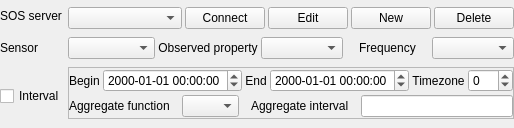
            <widget class="QWidget" name="tabSos">
             <layout class="QHBoxLayout" name="horizontalLayout_9" stretch="1,6">
              <property name="spacing">
               <number>3</number>
              </property>
              <property name="margin">
               <number>0</number>
              </property>
              <item>
               <layout class="QVBoxLayout" name="verticalLayout_14" stretch="1,1">
                <property name="spacing">
                 <number>0</number>
                </property>
                <property name="margin">
                 <number>0</number>
                </property>
                <item>
                 <layout class="QVBoxLayout" name="verticalLayout_2" stretch="1,1">
                  <property name="topMargin">
                   <number>0</number>
                  </property>
                  <item>
                   <widget class="QLabel" name="label_9">
                    <property name="sizePolicy">
                     <sizepolicy hsizetype="Preferred" vsizetype="Minimum">
                      <horstretch>0</horstretch>
                      <verstretch>0</verstretch>
                     </sizepolicy>
                    </property>
                    <property name="text">
                     <string>SOS server</string>
                    </property>
                   </widget>
                  </item>
                  <item>
                   <widget class="QLabel" name="label_10">
                    <property name="sizePolicy">
                     <sizepolicy hsizetype="Preferred" vsizetype="Minimum">
                      <horstretch>0</horstretch>
                      <verstretch>0</verstretch>
                     </sizepolicy>
                    </property>
                    <property name="toolTip">
                     <string/>
                    </property>
                    <property name="text">
                     <string>Sensor</string>
                    </property>
                   </widget>
                  </item>
                 </layout>
                </item>
                <item>
                 <layout class="QVBoxLayout" name="verticalLayout_4" stretch="1,1,1">
                  <property name="topMargin">
                   <number>0</number>
                  </property>
                  <item>
                   <spacer name="verticalSpacer">
                    <property name="orientation">
                     <enum>Qt::Vertical</enum>
                    </property>
                    <property name="sizeHint" stdset="0">
                     <size>
                      <width>20</width>
                      <height>40</height>
                     </size>
                    </property>
                   </spacer>
                  </item>
                  <item>
                   <widget class="QCheckBox" name="sosAggBox">
                    <property name="sizePolicy">
                     <sizepolicy hsizetype="Minimum" vsizetype="Minimum">
                      <horstretch>0</horstretch>
                      <verstretch>0</verstretch>
                     </sizepolicy>
                    </property>
                    <property name="toolTip">
                     <string>define a custom enevt time, if False load all the available observation</string>
                    </property>
                    <property name="text">
                     <string>Interval</string>
                    </property>
                    <property name="tristate">
                     <bool>false</bool>
                    </property>
                   </widget>
                  </item>
                  <item>
                   <spacer name="verticalSpacer_2">
                    <property name="orientation">
                     <enum>Qt::Vertical</enum>
                    </property>
                    <property name="sizeHint" stdset="0">
                     <size>
                      <width>20</width>
                      <height>40</height>
                     </size>
                    </property>
                   </spacer>
                  </item>
                 </layout>
                </item>
               </layout>
              </item>
              <item>
               <layout class="QVBoxLayout" name="verticalLayout_13" stretch="1,1,2">
                <property name="spacing">
                 <number>1</number>
                </property>
                <property name="leftMargin">
                 <number>0</number>
                </property>
                <property name="topMargin">
                 <number>0</number>
                </property>
                <property name="bottomMargin">
                 <number>0</number>
                </property>
                <item>
                 <layout class="QHBoxLayout" name="sosServer_2" stretch="3,4">
                  <property name="spacing">
                   <number>3</number>
                  </property>
                  <item>
                   <layout class="QHBoxLayout" name="horizontalLayout_15">
                    <property name="leftMargin">
                     <number>0</number>
                    </property>
                    <item>
                     <widget class="QComboBox" name="sosServer"/>
                    </item>
                   </layout>
                  </item>
                  <item>
                   <layout class="QHBoxLayout" name="horizontalLayout_16" stretch="1,1,1,1">
                    <property name="leftMargin">
                     <number>0</number>
                    </property>
                    <item>
                     <widget class="QPushButton" name="sosServerConnect">
                      <property name="text">
                       <string>Connect</string>
                      </property>
                     </widget>
                    </item>
                    <item>
                     <widget class="QPushButton" name="sosServerEdit">
                      <property name="text">
                       <string>Edit</string>
                      </property>
                     </widget>
                    </item>
                    <item>
                     <widget class="QPushButton" name="sosServerNew">
                      <property name="text">
                       <string>New</string>
                      </property>
                     </widget>
                    </item>
                    <item>
                     <widget class="QPushButton" name="sosServerDelete">
                      <property name="text">
                       <string>Delete</string>
                      </property>
                     </widget>
                    </item>
                   </layout>
                  </item>
                 </layout>
                </item>
                <item>
                 <layout class="QHBoxLayout" name="sosSensor" stretch="3,4">
                  <property name="spacing">
                   <number>3</number>
                  </property>
                  <property name="sizeConstraint">
                   <enum>QLayout::SetNoConstraint</enum>
                  </property>
                  <item>
                   <layout class="QHBoxLayout" name="horizontalLayout_14">
                    <property name="leftMargin">
                     <number>0</number>
                    </property>
                    <item>
                     <widget class="QComboBox" name="sosProcedure">
                      <property name="toolTip">
                       <string comment="list of sensor" extracomment="List of sensor"/>
                      </property>
                     </widget>
                    </item>
                    <item>
                     <widget class="QLabel" name="label_11">
                      <property name="text">
                       <string>Observed property</string>
                      </property>
                      <property name="alignment">
                       <set>Qt::AlignCenter</set>
                      </property>
                     </widget>
                    </item>
                   </layout>
                  </item>
                  <item>
                   <layout class="QHBoxLayout" name="horizontalLayout_13">
                    <property name="leftMargin">
                     <number>0</number>
                    </property>
                    <item>
                     <widget class="QComboBox" name="sosSensorOp"/>
                    </item>
                    <item>
                     <widget class="QLabel" name="label_24">
                      <property name="text">
                       <string>Frequency</string>
                      </property>
                      <property name="alignment">
                       <set>Qt::AlignCenter</set>
                      </property>
                     </widget>
                    </item>
                    <item>
                     <widget class="QComboBox" name="sosSensorFreq">
                      <item>
                       <property name="text">
                        <string/>
                       </property>
                      </item>
                      <item>
                       <property name="text">
                        <string>10Min</string>
                       </property>
                      </item>
                      <item>
                       <property name="text">
                        <string>20Min</string>
                       </property>
                      </item>
                      <item>
                       <property name="text">
                        <string>30Min</string>
                       </property>
                      </item>
                      <item>
                       <property name="text">
                        <string>1H</string>
                       </property>
                      </item>
                      <item>
                       <property name="text">
                        <string>New Item</string>
                       </property>
                      </item>
                     </widget>
                    </item>
                   </layout>
                  </item>
                 </layout>
                </item>
                <item>
                 <widget class="QFrame" name="sosTimeFrame">
                  <property name="sizePolicy">
                   <sizepolicy hsizetype="Preferred" vsizetype="Fixed">
                    <horstretch>0</horstretch>
                    <verstretch>0</verstretch>
                   </sizepolicy>
                  </property>
                  <property name="frameShape">
                   <enum>QFrame::StyledPanel</enum>
                  </property>
                  <property name="frameShadow">
                   <enum>QFrame::Raised</enum>
                  </property>
                  <layout class="QVBoxLayout" name="verticalLayout_5" stretch="1,1">
                   <property name="spacing">
                    <number>3</number>
                   </property>
                   <property name="leftMargin">
                    <number>0</number>
                   </property>
                   <property name="topMargin">
                    <number>1</number>
                   </property>
                   <property name="rightMargin">
                    <number>0</number>
                   </property>
                   <property name="bottomMargin">
                    <number>1</number>
                   </property>
                   <item>
                    <layout class="QHBoxLayout" name="horizontalLayout_2" stretch="3,4">
                     <property name="spacing">
                      <number>3</number>
                     </property>
                     <property name="leftMargin">
                      <number>0</number>
                     </property>
                     <item>
                      <layout class="QHBoxLayout" name="horizontalLayout_17">
                       <property name="leftMargin">
                        <number>0</number>
                       </property>
                       <item>
                        <widget class="QLabel" name="label_13">
                         <property name="text">
                          <string>Begin</string>
                         </property>
                        </widget>
                       </item>
                       <item>
                        <widget class="QDateTimeEdit" name="sosTimeBegin">
                         <property name="toolTip">
                          <string>Date and time of the begin position</string>
                         </property>
                         <property name="displayFormat">
                          <string>yyyy-MM-dd hh:mm:ss</string>
                         </property>
                        </widget>
                       </item>
                       <item>
                        <widget class="QLabel" name="label_12">
                         <property name="text">
                          <string>End</string>
                         </property>
                         <property name="alignment">
                          <set>Qt::AlignCenter</set>
                         </property>
                        </widget>
                       </item>
                      </layout>
                     </item>
                     <item>
                      <layout class="QHBoxLayout" name="horizontalLayout_18">
                       <property name="leftMargin">
                        <number>0</number>
                       </property>
                       <item>
                        <widget class="QDateTimeEdit" name="sosTimeEnd">
                         <property name="toolTip">
                          <string>Date and time of the end position</string>
                         </property>
                         <property name="displayFormat">
                          <string>yyyy-MM-dd hh:mm:ss</string>
                         </property>
                        </widget>
                       </item>
                       <item>
                        <widget class="QLabel" name="label_21">
                         <property name="text">
                          <string>Timezone</string>
                         </property>
                         <property name="alignment">
                          <set>Qt::AlignCenter</set>
                         </property>
                        </widget>
                       </item>
                       <item>
                        <widget class="QSpinBox" name="sosTimezone">
                         <property name="toolTip">
                          <string>Timezone</string>
                         </property>
                         <property name="minimum">
                          <number>-12</number>
                         </property>
                         <property name="maximum">
                          <number>12</number>
                         </property>
                        </widget>
                       </item>
                      </layout>
                     </item>
                    </layout>
                   </item>
                   <item>
                    <layout class="QHBoxLayout" name="horizontalLayout_4">
                     <property name="spacing">
                      <number>12</number>
                     </property>
                     <property name="leftMargin">
                      <number>0</number>
                     </property>
                     <item>
                      <widget class="QLabel" name="label_15">
                       <property name="text">
                        <string>Aggregate function</string>
                       </property>
                      </widget>
                     </item>
                     <item>
                      <widget class="QComboBox" name="sosAggFunc">
                       <property name="toolTip">
                        <string>aggregate function</string>
                       </property>
                       <item>
                        <property name="text">
                         <string/>
                        </property>
                       </item>
                       <item>
                        <property name="text">
                         <string>AVG</string>
                        </property>
                       </item>
                       <item>
                        <property name="text">
                         <string>MAX</string>
                        </property>
                       </item>
                       <item>
                        <property name="text">
                         <string>MIN</string>
                        </property>
                       </item>
                       <item>
                        <property name="text">
                         <string>SUM</string>
                        </property>
                       </item>
                      </widget>
                     </item>
                     <item>
                      <widget class="QLabel" name="label_14">
                       <property name="toolTip">
                        <string>aggregate interval, expressed in iso 8601 duration e.g. &quot;P1DT12H&quot;</string>
                       </property>
                       <property name="text">
                        <string>Aggregate interval</string>
                       </property>
                      </widget>
                     </item>
                     <item>
                      <widget class="QLineEdit" name="sosAggInterval">
                       <property name="toolTip">
                        <string>aggregate interval, expressed in iso 8601 duration e.g. &quot;P1DT12H&quot;</string>
                       </property>
                       <property name="whatsThis">
                        <string/>
                       </property>
                      </widget>
                     </item>
                    </layout>
                   </item>
                  </layout>
                 </widget>
                </item>
               </layout>
              </item>
             </layout>
            </widget>
